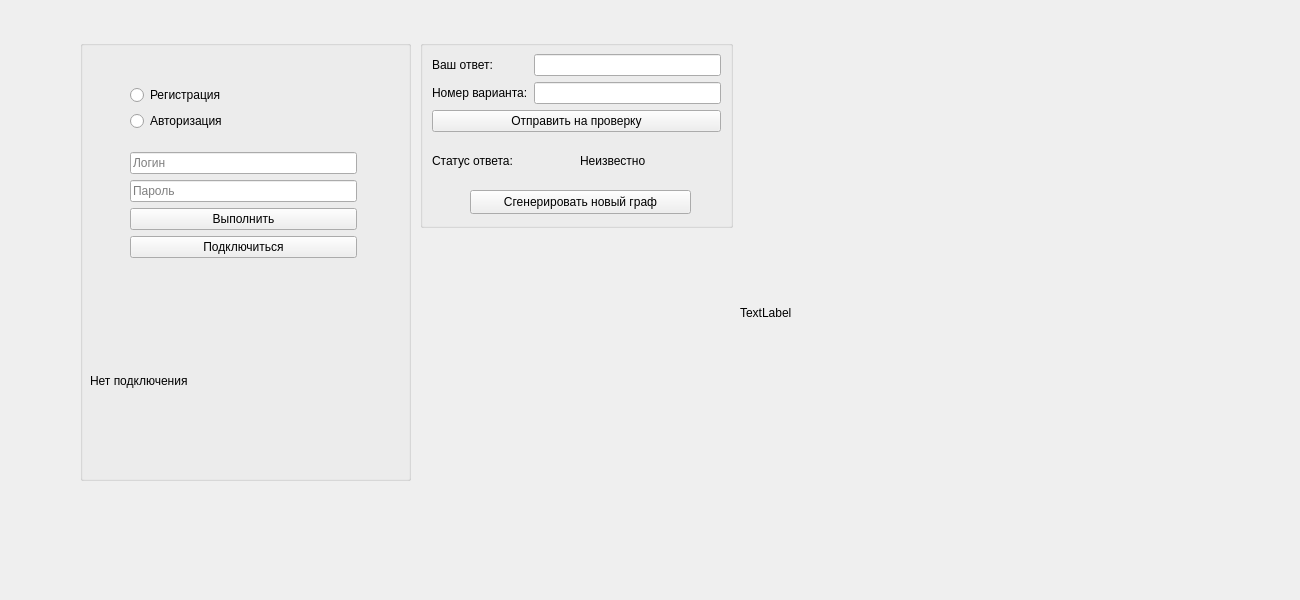
<?xml version="1.0" encoding="UTF-8"?>
<ui version="4.0">
 <class>MainWindow</class>
 <widget class="QMainWindow" name="MainWindow">
  <property name="geometry">
   <rect>
    <x>0</x>
    <y>0</y>
    <width>1300</width>
    <height>600</height>
   </rect>
  </property>
  <property name="sizePolicy">
   <sizepolicy hsizetype="Preferred" vsizetype="Preferred">
    <horstretch>0</horstretch>
    <verstretch>0</verstretch>
   </sizepolicy>
  </property>
  <property name="windowTitle">
   <string>Title-template</string>
  </property>
  <widget class="QWidget" name="centralwidget">
   <widget class="QGroupBox" name="connectBox">
    <property name="geometry">
     <rect>
      <x>80</x>
      <y>40</y>
      <width>331</width>
      <height>441</height>
     </rect>
    </property>
    <property name="title">
     <string/>
    </property>
    <widget class="QLabel" name="connectionStatus">
     <property name="geometry">
      <rect>
       <x>10</x>
       <y>250</y>
       <width>311</width>
       <height>181</height>
      </rect>
     </property>
     <property name="text">
      <string>Нет подключения</string>
     </property>
    </widget>
    <widget class="QWidget" name="layoutWidget">
     <property name="geometry">
      <rect>
       <x>50</x>
       <y>30</y>
       <width>227</width>
       <height>205</height>
      </rect>
     </property>
     <layout class="QVBoxLayout" name="verticalLayout_9">
      <item>
       <layout class="QVBoxLayout" name="verticalLayout_5">
        <item>
         <widget class="QRadioButton" name="regButton">
          <property name="mouseTracking">
           <bool>false</bool>
          </property>
          <property name="text">
           <string>Регистрация</string>
          </property>
         </widget>
        </item>
        <item>
         <widget class="QRadioButton" name="authButton">
          <property name="mouseTracking">
           <bool>false</bool>
          </property>
          <property name="text">
           <string>Авторизация</string>
          </property>
         </widget>
        </item>
       </layout>
      </item>
      <item>
       <layout class="QVBoxLayout" name="verticalLayout_8">
        <item>
         <layout class="QHBoxLayout" name="horizontalLayout_4">
          <item>
           <layout class="QVBoxLayout" name="verticalLayout_4">
            <item>
             <widget class="QLineEdit" name="loginLine">
              <property name="placeholderText">
               <string>Логин</string>
              </property>
             </widget>
            </item>
            <item>
             <widget class="QLineEdit" name="pswdLine">
              <property name="placeholderText">
               <string>Пароль</string>
              </property>
             </widget>
            </item>
           </layout>
          </item>
         </layout>
        </item>
        <item>
         <layout class="QVBoxLayout" name="verticalLayout_7">
          <item>
           <widget class="QPushButton" name="execButton">
            <property name="text">
             <string>Выполнить</string>
            </property>
           </widget>
          </item>
          <item>
           <widget class="QPushButton" name="connectButton">
            <property name="text">
             <string>Подключиться</string>
            </property>
           </widget>
          </item>
         </layout>
        </item>
       </layout>
      </item>
     </layout>
    </widget>
   </widget>
   <widget class="QGroupBox" name="answerBox">
    <property name="geometry">
     <rect>
      <x>420</x>
      <y>40</y>
      <width>313</width>
      <height>188</height>
     </rect>
    </property>
    <property name="title">
     <string/>
    </property>
    <widget class="QWidget" name="layoutWidget">
     <property name="geometry">
      <rect>
       <x>12</x>
       <y>14</y>
       <width>289</width>
       <height>130</height>
      </rect>
     </property>
     <layout class="QVBoxLayout" name="verticalLayout_6">
      <item>
       <layout class="QHBoxLayout" name="horizontalLayout">
        <item>
         <layout class="QVBoxLayout" name="verticalLayout_2">
          <item>
           <widget class="QLabel" name="label_2">
            <property name="text">
             <string>Ваш ответ:</string>
            </property>
           </widget>
          </item>
          <item>
           <widget class="QLabel" name="label">
            <property name="text">
             <string>Номер варианта:</string>
            </property>
           </widget>
          </item>
         </layout>
        </item>
        <item>
         <layout class="QVBoxLayout" name="verticalLayout">
          <item>
           <widget class="QLineEdit" name="taskLine"/>
          </item>
          <item>
           <widget class="QLineEdit" name="answerLine"/>
          </item>
         </layout>
        </item>
       </layout>
      </item>
      <item>
       <widget class="QPushButton" name="sendTaskButton">
        <property name="text">
         <string>Отправить на проверку</string>
        </property>
       </widget>
      </item>
      <item>
       <layout class="QHBoxLayout" name="horizontalLayout_2">
        <item>
         <widget class="QLabel" name="labelAnswerStatus">
          <property name="text">
           <string>Статус ответа:</string>
          </property>
         </widget>
        </item>
        <item>
         <widget class="QLabel" name="answerStatusLabel">
          <property name="text">
           <string>Неизвестно</string>
          </property>
         </widget>
        </item>
       </layout>
      </item>
     </layout>
    </widget>
    <widget class="QPushButton" name="rerollGraph">
     <property name="geometry">
      <rect>
       <x>50</x>
       <y>150</y>
       <width>221</width>
       <height>24</height>
      </rect>
     </property>
     <property name="text">
      <string>Сгенерировать новый граф</string>
     </property>
    </widget>
   </widget>
   <widget class="QLabel" name="label_3">
    <property name="geometry">
     <rect>
      <x>740</x>
      <y>50</y>
      <width>525</width>
      <height>525</height>
     </rect>
    </property>
    <property name="text">
     <string>TextLabel</string>
    </property>
   </widget>
  </widget>
  <action name="action">
   <property name="text">
    <string>Авторизация</string>
   </property>
  </action>
 </widget>
 <resources/>
 <connections/>
</ui>
